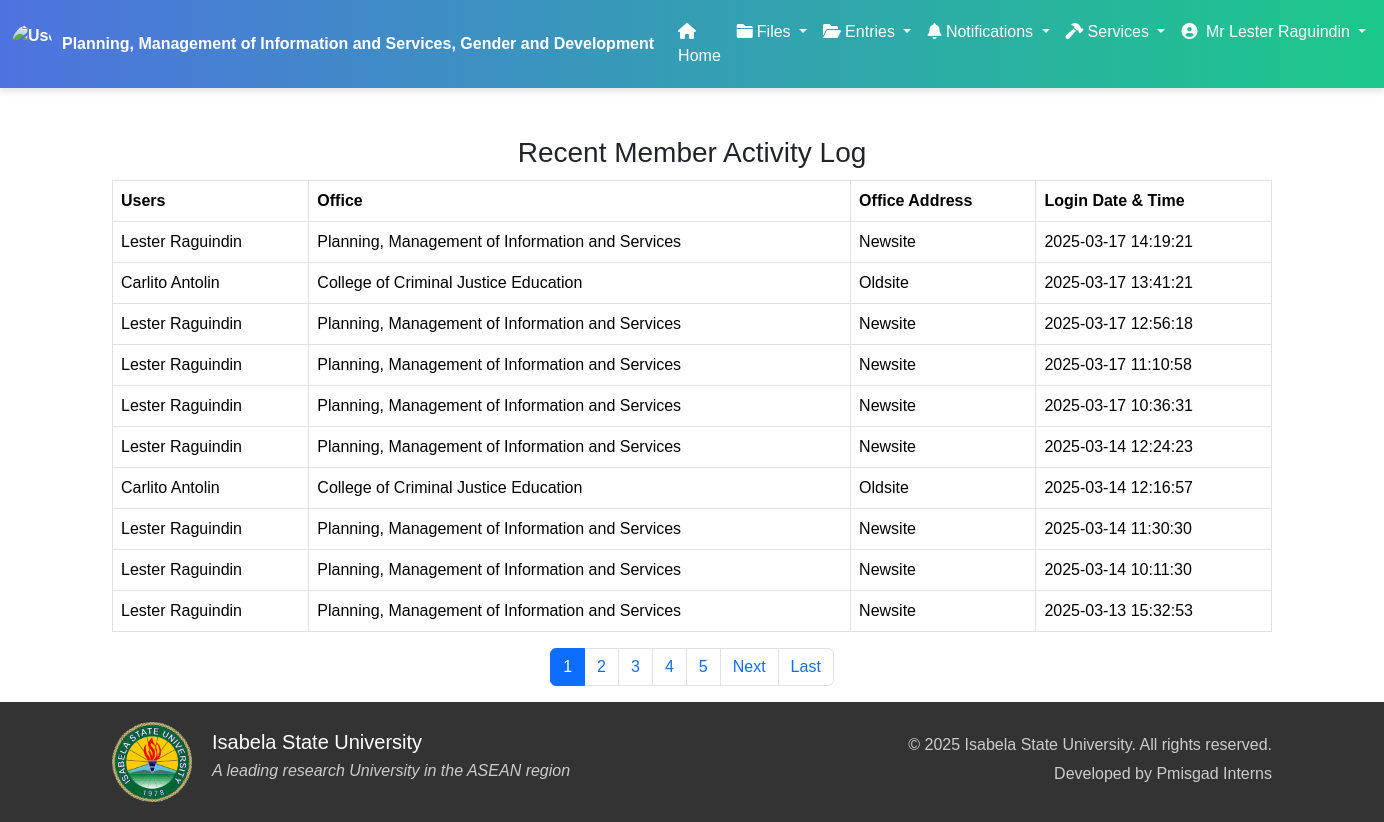
Page /admin/activity_log.php (signed in) on the earlier database version.
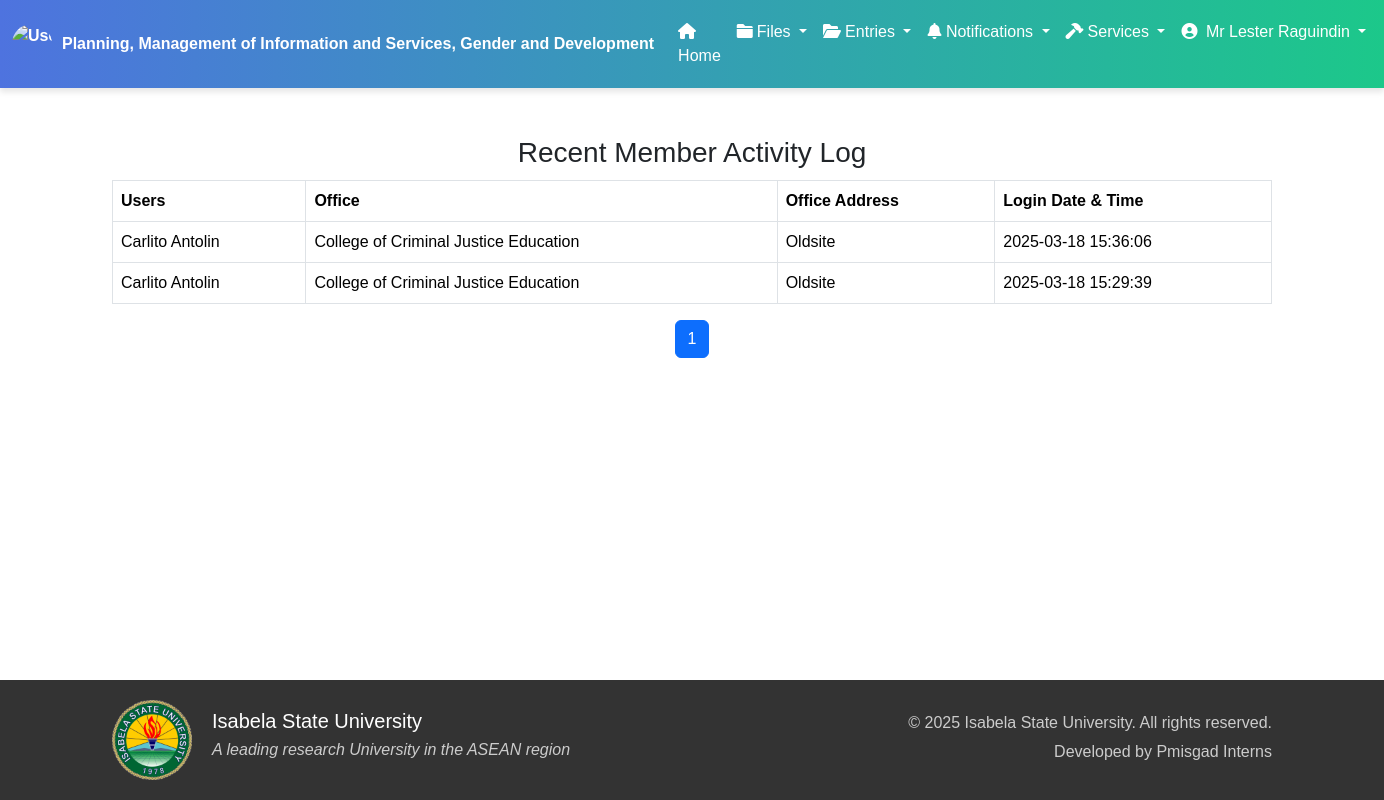
Same page on the later database version.
### tables this page shows
CREATE TABLE `member_activitylog` (
  `log_id` int(11) NOT NULL,
  `member_id` int(11) NOT NULL,
  `login_datetime` datetime DEFAULT current_timestamp(),
  `office_id` int(11) NOT NULL,
  `office_address` varchar(255) NOT NULL
);

CREATE TABLE `member` (
  `member_id` int(11) NOT NULL,
  `member_first` varchar(100) DEFAULT NULL,
  `member_last` varchar(100) DEFAULT NULL,
  `member_gender` varchar(100) DEFAULT NULL,
  `username` varchar(50) DEFAULT NULL,
  `password` varchar(50) DEFAULT NULL,
  `office_id` int(11) DEFAULT NULL,
  `salut_id` int(11) DEFAULT NULL,
  `rank_id` int(11) DEFAULT NULL,
  `designation_id` int(11) DEFAULT NULL,
  `failed_attempts` int(11) DEFAULT 0,
  `last_failed_attempt` timestamp NULL DEFAULT NULL,
  `is_suspended` tinyint(1) DEFAULT 0,
  `role` varchar(10) DEFAULT NULL
);

CREATE TABLE `office_name` (
  `office_id` int(11) NOT NULL,
  `office_name` varchar(100) NOT NULL,
  `office_address` varchar(50) NOT NULL
);

### admin/activity_log.php (the view, shortened to what this page needs)
<?php
include '../components/config.php';
$limit = 10;
$page = isset($_GET['page']) ? (int)$_GET['page'] : 1;
$start = ($page - 1) * $limit;
$total_query = "SELECT COUNT(*) as total FROM member_activityLog";
$total_result = mysqli_query($con, $total_query);
$total_row = mysqli_fetch_assoc($total_result);
$total_entries = $total_row['total'];
$total_pages = ceil($total_entries / $limit);
$query = "SELECT mal.*, m.member_first, m.member_last, o.office_name, mal.office_address
          FROM member_activityLog mal
          JOIN member m ON mal.member_id = m.member_id
          JOIN office_name o ON mal.office_id = o.office_id
          ORDER BY mal.login_datetime DESC
          LIMIT $start, $limit";
$result = mysqli_query($con, $query);
?>
<!DOCTYPE html>
<html lang="en">
<head>
    <link href="https://cdn.jsdelivr.net/npm/bootstrap@5.3.0/dist/css/bootstrap.min.css" rel="stylesheet">
    <link href="https://cdnjs.cloudflare.com/ajax/libs/font-awesome/6.0.0-beta3/css/all.min.css" rel="stylesheet">
    <link rel="stylesheet" href="https://cdn.jsdelivr.net/npm/bootstrap@5.3.3/dist/css/bootstrap.min.css">
    <link rel="stylesheet" href="../styles/styles.css">
</head>
<body>
    <?php include '../components/header_admin.php'; ?>
    <div class="container mt-5">
        <h3 class="card-title card-muted text-center">Recent Member Activity Log</h3>
        <table class="table table-bordered" style="margin-top: 10px;">
            <thead>
                <tr>
                    <th>Users</th>
                    <th>Office</th>
                    <th>Office Address</th>
                    <th>Login Date & Time</th>
                </tr>
            </thead>
            <tbody>
                <?php while ($row = mysqli_fetch_assoc($result)) { ?>
                    <tr>
                        <td><?php echo $row['member_first'] . ' ' . $row['member_last']; ?></td>
                        <td><?php echo $row['office_name']; ?></td>
                        <td><?php echo isset($row['office_address']) ? $row['office_address'] : 'N/A'; ?></td>
                        <td><?php echo $row['login_datetime']; ?></td>
                    </tr>
                <?php } ?>
            </tbody>
        </table>
        <nav>
            <ul class="pagination justify-content-center">
                <?php for ($i = 1; $i <= $total_pages; $i++): ?>
                    <li class="page-item <?php if ($i == $page) echo 'active'; ?>">
                        <a class="page-link" href="?page=<?php echo $i; ?>"><?php echo $i; ?></a>
                    </li>
                <?php endfor; ?>
                <?php if ($page < $total_pages): ?>
                    <li class="page-item">
                        <a class="page-link" href="?page=<?php echo $page + 1; ?>">Next</a>
                    </li>
                    <li class="page-item">
                        <a class="page-link" href="?page=<?php echo $total_pages; ?>">Last</a>
                    </li>
                <?php endif; ?>
            </ul>
        </nav>
    </div>
    <?php include '../components/footer.php'; ?>
</body>
</html>

Differences in the rows shown:
removed member_activitylog: member.member_first "Lester", member.member_last "Raguindin", office.office_name "Planning, Management of Information and Services", office_address "Newsite", login_datetime "2025-03-17 14:19:21"
removed member_activitylog: member.member_first "Carlito", member.member_last "Antolin", office.office_name "College of Criminal Justice Education", office_address "Oldsite", login_datetime "2025-03-17 13:41:21"
removed member_activitylog: member.member_first "Lester", member.member_last "Raguindin", office.office_name "Planning, Management of Information and Services", office_address "Newsite", login_datetime "2025-03-17 12:56:18"
removed member_activitylog: member.member_first "Lester", member.member_last "Raguindin", office.office_name "Planning, Management of Information and Services", office_address "Newsite", login_datetime "2025-03-17 11:10:58"
removed member_activitylog: member.member_first "Lester", member.member_last "Raguindin", office.office_name "Planning, Management of Information and Services", office_address "Newsite", login_datetime "2025-03-17 10:36:31"
removed member_activitylog: member.member_first "Lester", member.member_last "Raguindin", office.office_name "Planning, Management of Information and Services", office_address "Newsite", login_datetime "2025-03-14 12:24:23"
removed member_activitylog: member.member_first "Carlito", member.member_last "Antolin", office.office_name "College of Criminal Justice Education", office_address "Oldsite", login_datetime "2025-03-14 12:16:57"
removed member_activitylog: member.member_first "Lester", member.member_last "Raguindin", office.office_name "Planning, Management of Information and Services", office_address "Newsite", login_datetime "2025-03-14 11:30:30"
removed member_activitylog: member.member_first "Lester", member.member_last "Raguindin", office.office_name "Planning, Management of Information and Services", office_address "Newsite", login_datetime "2025-03-14 10:11:30"
removed member_activitylog: member.member_first "Lester", member.member_last "Raguindin", office.office_name "Planning, Management of Information and Services", office_address "Newsite", login_datetime "2025-03-13 15:32:53"
added member_activitylog: member.member_first "Carlito", member.member_last "Antolin", office.office_name "College of Criminal Justice Education", office_address "Oldsite", login_datetime "2025-03-18 15:36:06"
added member_activitylog: member.member_first "Carlito", member.member_last "Antolin", office.office_name "College of Criminal Justice Education", office_address "Oldsite", login_datetime "2025-03-18 15:29:39"
Other differences:
list line gone: "2"
list line gone: "3"
list line gone: "4"
list line gone: "5"
text no longer shown: "Next Last"
